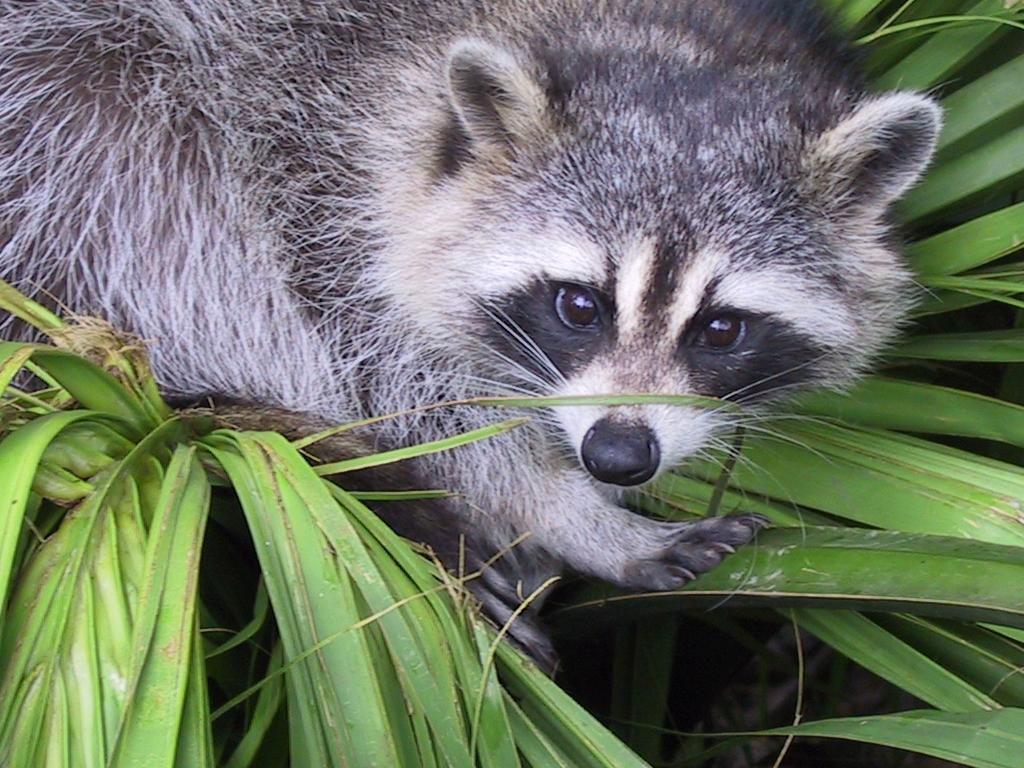
#> input picture Python1/ex03/animal.jpeg, 1024 x 768 px
$ python zoom.py
#> lines starting #> are read from the running program, lines starting #| are printed output that depends on the picture
### Python1/ex02/load_image.py
from PIL import Image
import numpy as np

def ft_load(path: str) -> np.ndarray: #(you can return to the desired format)
    """ft_load() a function to load an image and print its format and its pixels in RGB"""
#> called with path = 'animal.jpeg'
    try:
        image = Image.open(path)
#> image is the input picture: PIL image 1024x768 RGB; mean R, G, B 110.7, 117.7, 102.1
    except FileNotFoundError:
        print(f"File not Found: image has not been found at {path}")
        exit()
    except Exception as e:
        print("Error: image has not been opened successfully")
        exit()

    width, height = image.size
#> width = 1024; height = 768
    mode = image.mode
#> mode = 'RGB'

    if mode == 'RGB':
        channels = 3
    elif mode == 'RGBA':
        channels = 4
    elif mode == 'L':
        channels = 1
    else:
        channels = None

    print(f"The shape of the image is : ({width},{height},{channels})")
#| The shape of the image is : (1024,768,3)
    print(mode)
#| RGB

    image_rgb = image.convert('RGB')
    return np.array(image_rgb)

### Python1/ex03/zoom.py
import numpy as np
from PIL import Image
import matplotlib.pyplot as plt
from load_image import ft_load

def zoom_image(image_array: np.ndarray, zooming: float) -> np.ndarray:
#> called with zooming = 2
    if zooming < 1:
        print("Error: zoom must be greater than 1")
        return image_array

    # We use the shap[:2] because we want to exclude the third factor that will be the channel (L1, RGB3, RGBA4)
    # We use the syntax / because the height and zoom factor can be float -> we will shape it to integers
    height, width = image_array.shape[:2]
#> height = 768; width = 1024
    new_height = int(height /zooming)
#> new_height = 384
    new_width = int(width / zooming)
#> new_width = 512

    # We use the syntax // to round down to the previous number (being an int) even if floats and ints are being vs
    top = (height - new_height) // 2
#> top = 192
    left = (width - new_width) // 2
#> left = 256
    bottom = (top + new_height)
#> bottom = 576
    right = (left + new_width)
#> right = 768

    # We use the Image.LANCZOS, an algorythm that exists to efficiently resize an image without losing too much
    # of its former quality. It is called, in the PIL lib : Lancsoz Resampling Filter
    cropped = image_array[top:bottom, left:right]
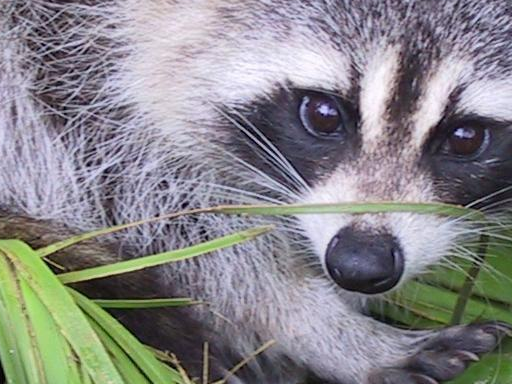
#> cropped: shape (384, 512, 3); mean R, G, B 135.4, 134.4, 137.1
    zoomed = Image.fromarray(cropped).resize((width, height), Image.LANCZOS)
    print(f"New shape after slicing: ({new_width}, {new_height}, {image_array.shape[2]}) or ({new_width}, {new_height})")
#| New shape after slicing: (512, 384, 3) or (512, 384)
    print(cropped)
#> (printed output is left out)

    return zoomed

def display_axis(image_array: np.ndarray):
    """Required funtion to display the X and Y axes of the picutre that will be submitted to our zooming"""
    plt.imshow(image_array)
    plt.xlabel("X axis (Pixels)")
    plt.ylabel("Y axis (Pixels)")
    plt.title("Your Zoomed Picture")
    plt.colorbar(label = "Pixel Intensity")
    plt.show()
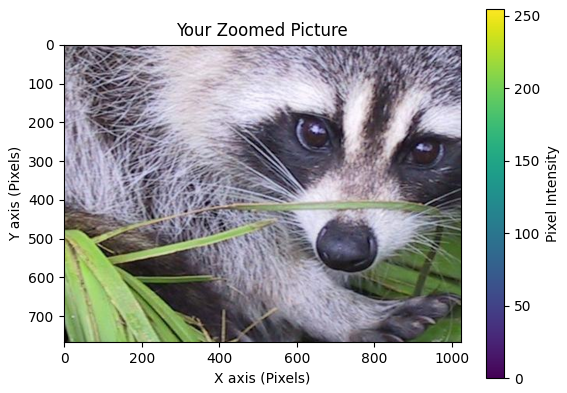
#> figure drawn by matplotlib, 2 panels

def main():
    """Main() will load an image from path + zoom it + show it zoomed with axis"""
    try:
        path = "animal.jpeg"
        zoom_factor = 2
        image_array = ft_load(path)
    except FileNotFoundError as e:
        print(f"Error on Load of Image: {e}")
        return

    zoomed_image = zoom_image(image_array, zoom_factor)
    display_axis(zoomed_image)

if __name__ == "__main__":
    main()
